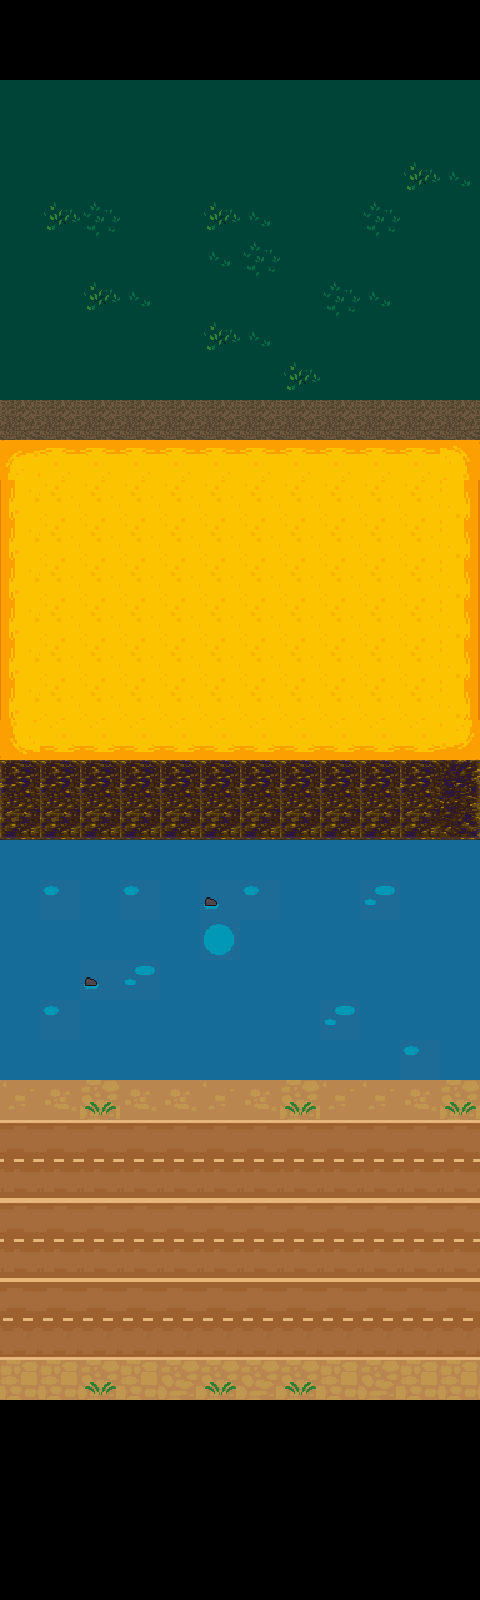

The image is a tile-based game level rendered from a .tmx file. Its description and source (layers, tilesets, objects; grid data summarised) follow:
An orthogonal 12x40 tile map with 40x40 px tiles, 2 tile layers (background0, background1) and 76 objects (31x A, 20x 0, 5x 1, 5x 2, 3x B, ...).

<map version="1.10" tiledversion="1.10.2" orientation="orthogonal" renderorder="right-down" width="12" height="40" tilewidth="40" tileheight="40" infinite="0" nextlayerid="4" nextobjectid="80">
 <tileset firstgid="1" name="frogger_atlas_01" tilewidth="40" tileheight="40" tilecount="625" columns="25">
  <image source="frogger_atlas_01.png" width="1024" height="1024" />
 </tileset>
 <layer id="1" name="background0" width="12" height="40">
  <properties>
   <property name="animated" type="bool" value="false" />
   <property name="nocollide" value="true" />
   <property name="tileset" value="frogger_atlas_01" />
  </properties>
  <data>[480 cells, 396 non-empty, 32 distinct tile ids]</data>
 </layer>
 <layer id="2" name="background1" width="12" height="40">
  <properties>
   <property name="animated" type="bool" value="false" />
   <property name="nocollide" value="true" />
   <property name="tileset" value="frogger_atlas_01" />
  </properties>
  <data>[480 cells, 0 non-empty, 0 distinct tile ids]</data>
 </layer>
 <objectgroup id="3" name="objects">
  <!-- 76 objects omitted --></objectgroup>
</map>
<!-- 76 of 76 objects omitted -->